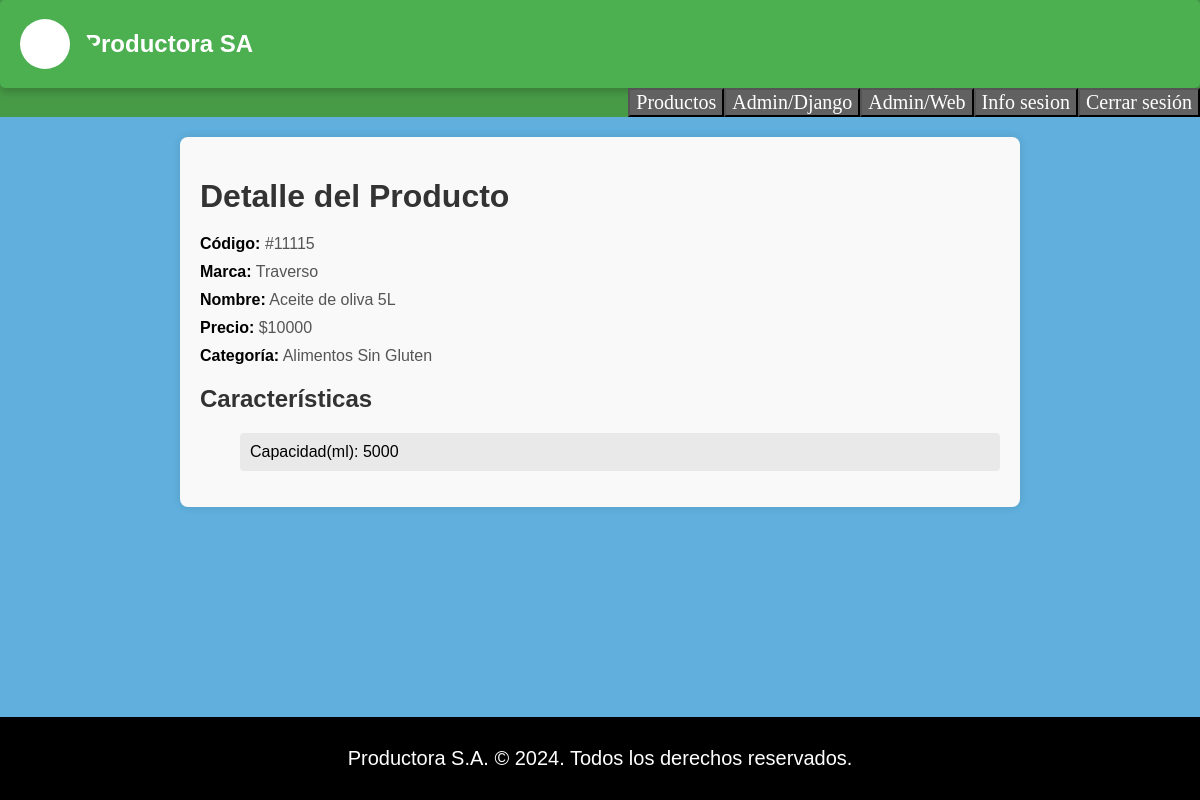
Screenshot of /registro/validacion/#11115/ (signed in) with the database file from the repository.
### inicio/models.py (models this page shows, shortened)
class Producto(models.Model):
    id = models.AutoField(primary_key=True)
    codigo = models.CharField(max_length=7, unique=True)
    marca = models.ForeignKey(Marca, max_length=50, on_delete=models.CASCADE, default=1)
    nombre = models.CharField(max_length=50,unique=True)
    precio = models.IntegerField(null=False,blank=False)
    caracteristicas = models.ManyToManyField(Caracteristica, max_length=50)
    categoria = models.ForeignKey(Categoria, on_delete=models.CASCADE, default=1)

class Marca(models.Model):
    id = models.AutoField(primary_key=True)
    nombre = models.OneToOneField(NombreMarca, on_delete=models.CASCADE)

class NombreMarca(models.Model):
    id = models.AutoField(primary_key=True)
    nombre = models.CharField(max_length=50, unique=True)
    def __str__(self):
        return self.nombre

class Categoria(models.Model):
    id = models.AutoField(primary_key=True)
    nombre = models.OneToOneField(OpcionCategoria, on_delete=models.CASCADE)
    class Meta:
        ordering = ['nombre__nombre']

class OpcionCategoria(models.Model):
    id = models.AutoField(primary_key=True)
    nombre = models.CharField(max_length=31, unique=True)
    def __str__(self):
        return self.nombre

class Caracteristica(models.Model):
    id = models.AutoField(primary_key=True)
    nombre = models.ForeignKey(OpcionCaracterisca, on_delete=models.CASCADE)
    descripcion = models.TextField(max_length=200)
    class Meta:
        ordering = ['nombre__nombre']

class OpcionCaracterisca(models.Model):
    id = models.AutoField(primary_key=True)
    nombre = models.CharField(max_length=25, unique=True)

### resultado/views.py (the view)
# urls.py: path('validacion/', include("resultado.urls"), name='validacion')
@login_required
@user_passes_test(is_in_group('admin_products'),login_url='main')
def validacion(request,codigo):
    try:
        producto = Producto.objects.get(codigo=codigo)
    except Producto.DoesNotExist:
        producto = None
    finally:
        context = {
            'producto': producto,
        }
    return render(request, 'resultado.html', context=context)

### resultado/views.py (called while the page is built)
def is_in_group(group_name):
    def check(user):
        return user.groups.filter(name=group_name).exists()
    return check

### resultado/templates/resultado.html (shortened to what this page needs)
{% extends 'index.html' %}
{% load static %}
{% block css %} <link rel="stylesheet" href="{% static 'resultado/css/resultado.css' %}"> {% endblock %}
{% block content %}
<div class="container">
    {% if producto %}
        <h1>Detalle del Producto</h1>
        <p><strong>Código:</strong> {{ producto.codigo }}</p>
        <p><strong>Marca:</strong> {{ producto.marca.nombre }}</p>
        <p><strong>Nombre:</strong> {{ producto.nombre }}</p>
        <p><strong>Precio: </strong>${{ producto.precio }}</p>
        <p><strong>Categoría:</strong> {{ producto.categoria.nombre }}</p>
        {% if producto.caracteristicas.exists %}
            <h2>Características</h2>
            <ul class="lista-caracteristicas">
                {% for caracteristica in producto.caracteristicas.all %}
                    <li>{{ caracteristica.nombre.nombre }}: {{ caracteristica.descripcion }}</li>
                {% endfor %}
            </ul>
        {% else %}
            <h2>Sin características</h2>
        {% endif %}
    {% else %}
        <h1>Producto no encontrado</h1>
        <p>El producto con el código proporcionado no existe.</p>
    {% endif %}
{% endblock %}

### inicio/static/inicio/css/inicio.css (style rules this page uses)
body { margin: 0; background-color: rgb(96, 175, 221); display: grid; grid-template-rows: auto 1fr auto; height: 100vh; }

### resultado/static/resultado/css/resultado.css (style rules this page uses)
.container { margin: 20px auto; padding: 20px; max-width: 800px; background-color: #f9f9f9; border-radius: 8px; box-shadow: 0 0 10px rgba(0, 0, 0, 0.1); }
h1, h2 { color: #333; margin-bottom: 20px; font-family: 'Arial', sans-serif; }
p { margin: 10px 0; font-size: 16px; color: #555; font-family: 'Arial', sans-serif; }
.lista-caracteristicas { list-style-type: none; }
.lista-caracteristicas li { background-color: #e9e9e9; margin: 5px 0; padding: 10px; border-radius: 4px; font-family: 'Arial', sans-serif; }
strong { color: #000; }

### rows the page displays
Producto: codigo "#11115", marca.nombre "Traverso", nombre "Aceite de oliva 5L", precio "10000", categoria.nombre "Alimentos Sin Gluten"
Caracteristica: nombre.nombre "Capacidad(ml)", descripcion "5000"
